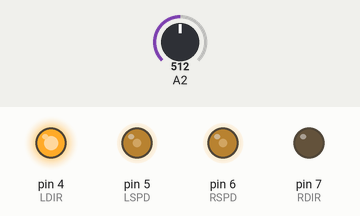
Recording of a sketch running on a simulated Arduino Uno, built with avr-gcc and run on an emulated ATmega328P. Shown: output pins drawn as LEDs (lit = HIGH). The inputs (shaded band) are chosen by the test bench; at power-on: A2 = 512.

Above: at 0.8 s.
0.9 s: A2 set to 901
2.4 s: A2 set to 935
At 3.7 s:
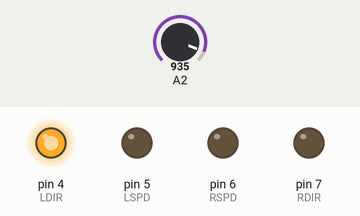
Timing chart, 0 to 5.4 s (numbered marks = the images above; inputs shaded):
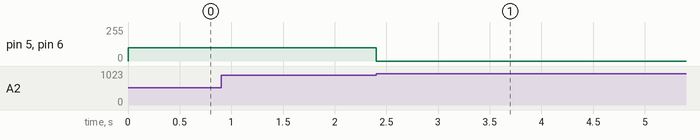

The sketch:

Mod2_C.ino
```cpp
#define LTHRESH 920  //you need to find a good value for  level xxx
#define CTHRESH 920  //you need to find a good value for  level xxx#define CTHRESH
#define RTHRESH 920

#define LDIR 4
#define LSPD 5
#define RDIR 7
#define RSPD 6
void setup() {
  // put your setup code here, to run once:
  pinMode(LDIR, OUTPUT);
  pinMode(LSPD, OUTPUT);
  pinMode(RDIR, OUTPUT);
  pinMode(RSPD, OUTPUT);

while(analogRead(A2)<CTHRESH){
   analogWrite(LSPD, 100);
  digitalWrite(LDIR, HIGH);
   analogWrite(RSPD, 100);
  digitalWrite(RDIR, LOW);
  }
analogWrite(LSPD, 0);
analogWrite(RSPD, 0);
}

void loop() {
}
```

Measured:
- the behaviour switches between 919 and 920 on A2 (found by bisection; images 0 and 1)
- after the input at 0.9 s, every drawn part: stays the same
- after the input at 2.4 s, pin 5 (LSPD), pin 6 (RSPD): 100/255 → 0/255 at once
